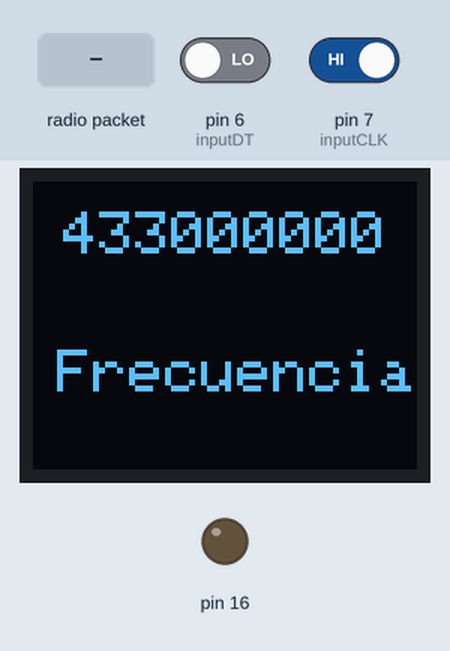
Simulated run of this sketch. Board: Arduino Uno, built with avr-gcc and run on an emulated ATmega328P. On the bench: 64×48 one-colour display, output pins drawn as LEDs (lit = HIGH). The inputs (shaded band) are chosen by the test bench; at power-on: pin 7 (inputCLK) HIGH, pin 6 (inputDT) LOW. No radio packets arrive unless stated; what the sketch prints to the serial monitor is not drawn.

Above: at 3.2 s.
3.3 s: radio packet "1" arrives
At 4.5 s:
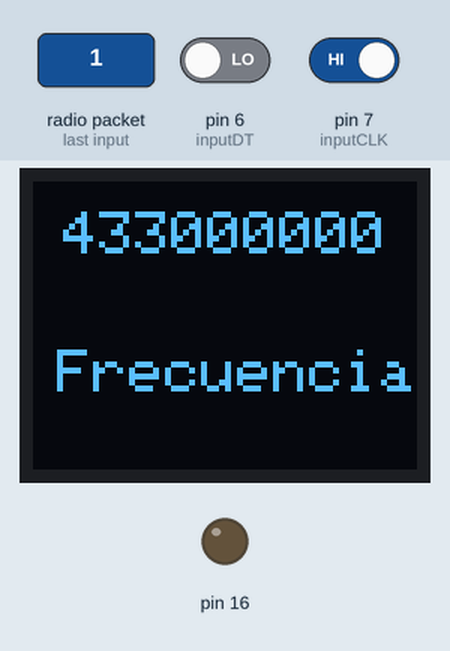
4.9 s: pin 7 (inputCLK) driven LOW
At 6.1 s:
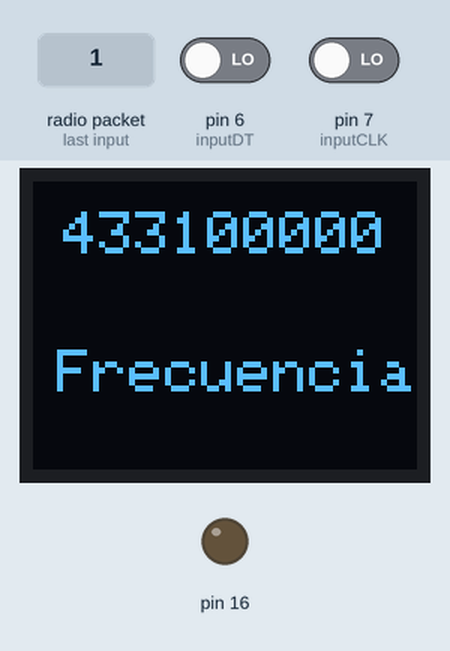
6.4 s: radio packet "0" arrives
At 6.9 s:
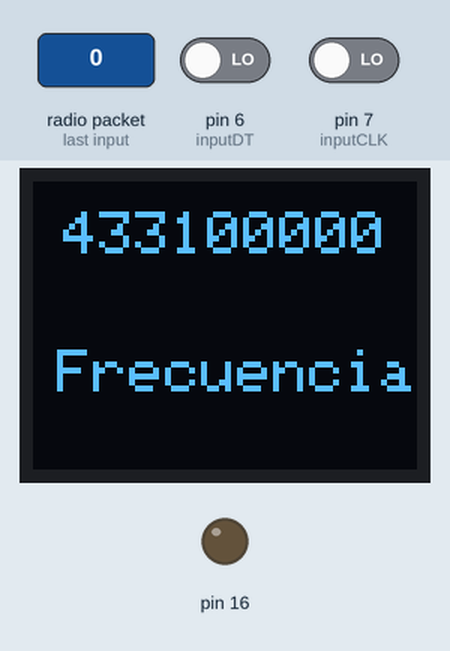
9.4 s: radio packet "2" arrives
At 10.4 s:
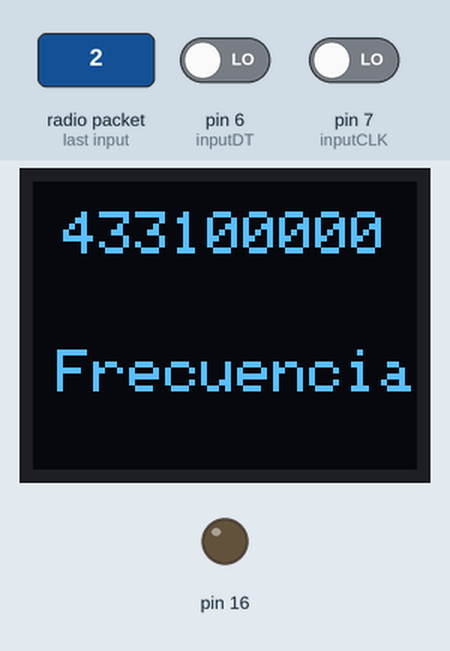
12.4 s: pin 7 (inputCLK) driven HIGH
At 13.7 s:
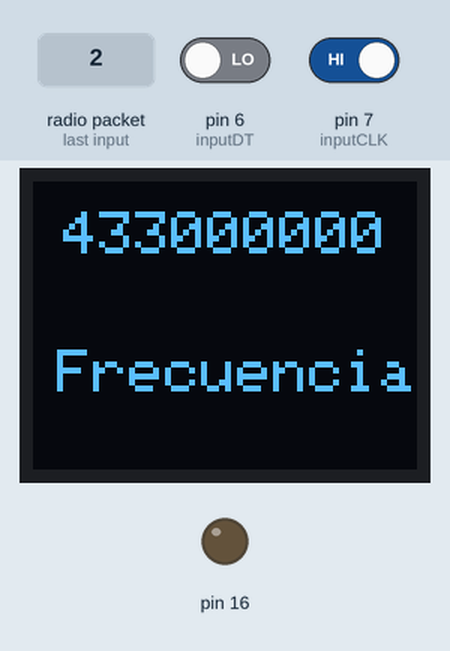
15.4 s: pin 6 (inputDT) driven HIGH and pin 7 (inputCLK) driven LOW
At 16.1 s:
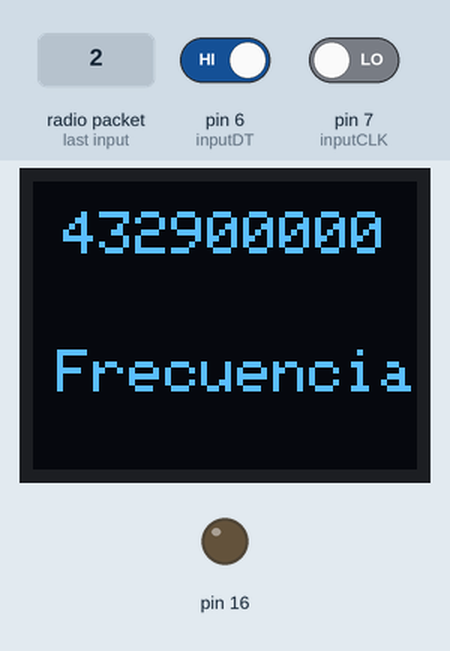
Timing chart, 0 to 17.9 s (numbered marks = the images above; inputs shaded):
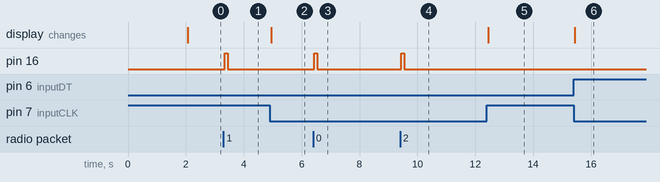

Measured:
- after the input at 3.3 s, pin 16: LOW → HIGH at once, → LOW 0.10 s later
- after the input at 4.9 s, the display: changes after 0.05 s (image 2)
- after the input at 6.4 s, pin 16: LOW → HIGH at once, → LOW 0.10 s later
- after the input at 9.4 s, pin 16: LOW → HIGH at once, → LOW 0.10 s later
- after the input at 12.4 s, the display: changes at once (image 5)
- after the input at 15.4 s, the display: changes at once (image 6)

The sketch:

Nano_LoRaReceiver_SX1278_433_All.ino
```cpp
#include <SPI.h>
#include <LoRa.h>
#include <SPI.h>
#include <Wire.h>
#include <Adafruit_GFX.h>
#include <Adafruit_SSD1306.h>

#define inputCLK 7
#define inputDT 6
#define inputSW 5

#define SCREEN_WIDTH 64 // OLED display width, in pixels
#define SCREEN_HEIGHT 48 // OLED display height, in pixels

#define OLED_RESET     -1 // Reset pin # (or -1 if sharing Arduino reset pin)
#define SCREEN_ADDRESS 0x3C ///< See datasheet for Address; 0x3D for 128x64, 0x3C for 128x32
Adafruit_SSD1306 display(SCREEN_WIDTH, SCREEN_HEIGHT, &Wire, OLED_RESET);

uint32_t frecuencia = 433000000;
uint32_t frecuenciaSW = 0;
int currentStateCLK;
int previousStateCLK;

void setup() {
  pinMode(inputCLK,INPUT);
  pinMode(inputDT,INPUT);
  pinMode(inputSW,INPUT_PULLUP);
  pinMode(16,OUTPUT);
  Serial.begin(9600);
  while (!Serial);

  if (!LoRa.begin(frecuencia)) {
    Serial.println("Starting LoRa failed!");
    while (1);
  }

  if(!display.begin(SSD1306_SWITCHCAPVCC, SCREEN_ADDRESS)) {
    Serial.println(F("SSD1306 allocation failed"));
    for(;;);
  }
  delay(2000);
  display.clearDisplay();
  previousStateCLK = digitalRead(inputCLK);
}

void loop() {
  digitalWrite(16,LOW);
  display.clearDisplay();
  display.setTextColor(SSD1306_WHITE);
  display.setCursor(5, 5);
  display.setTextSize(1);
  display.println(frecuencia);
  display.setTextColor(SSD1306_WHITE);
  display.setCursor(4, 28);
  display.setTextSize(1);
  display.println("Frecuencia");
  display.display();

  currentStateCLK = digitalRead(inputCLK);
  if(currentStateCLK != previousStateCLK){
    if(digitalRead(inputDT) != currentStateCLK){
      frecuencia -= 100000;
    }else{
      frecuencia +=100000;
    }
    Serial.print("Frecuencia: ");
    Serial.println(frecuencia);
  }
  previousStateCLK = currentStateCLK;
  receiver();

  /*if(digitalRead(inputSW)==LOW){
    frecuenciaSW = frecuencia;
    Serial.print("FrecuenciaSW: ");
    Serial.println(frecuenciaSW);
  }*/
}

void receiver(){
  Serial.println("LoRa Receiver");
  LoRa.setFrequency(frecuencia);
    // try to parse packetz
  int packetSize = LoRa.parsePacket();
  if (packetSize) {
    // received a packet
    Serial.print("Received packet '");
    // read packet
    while (LoRa.available()) {
      Serial.print((char)LoRa.read());
    }
    // print RSSI of packet
    Serial.print("' with RSSI ");
    Serial.println(LoRa.packetRssi());
    digitalWrite(16,HIGH);
    delay(100);
  }
}
```
